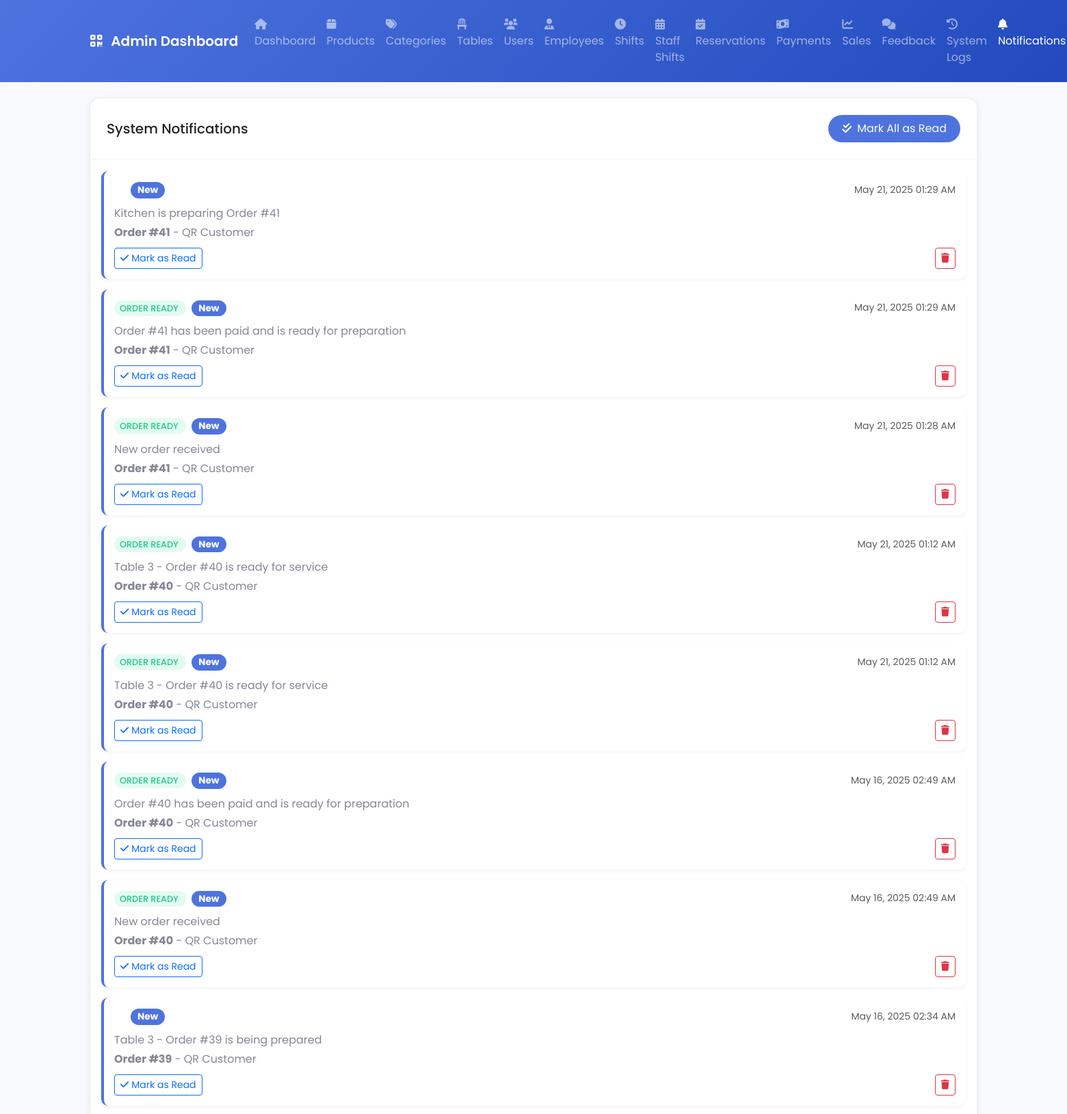
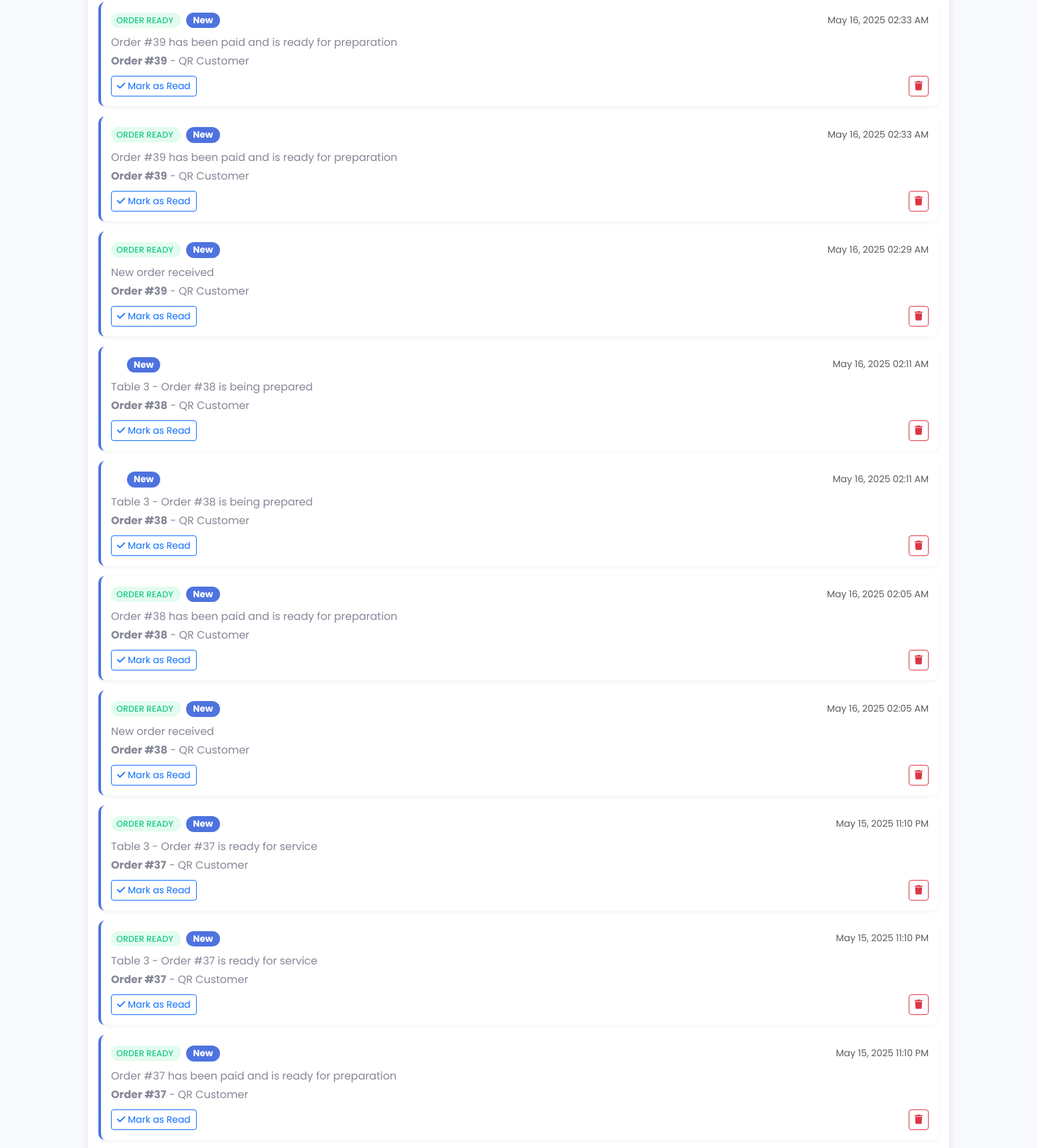
The page /admin/manage_notifications.php (signed in, upper part) on the database its author committed (2 pictures, top to bottom).
### tables this page shows
CREATE TABLE `notifications` (
  `notification_id` int(11) NOT NULL,
  `order_id` int(11) DEFAULT NULL,
  `message` text NOT NULL,
  `type` enum('ORDER_READY','TABLE_STATUS','PAYMENT') NOT NULL,
  `is_read` tinyint(1) DEFAULT 0,
  `created_at` timestamp NOT NULL DEFAULT current_timestamp()
);

CREATE TABLE `orders` (
  `order_id` int(11) NOT NULL,
  `table_id` int(11) DEFAULT NULL,
  `customer_id` int(11) DEFAULT NULL,
  `order_type` enum('QR','WALK_IN') NOT NULL,
  `status` enum('PENDING','PAID','COMPLETED') DEFAULT 'PENDING',
  `total_amount` decimal(10,2) NOT NULL,
  `created_at` timestamp NOT NULL DEFAULT current_timestamp(),
  `updated_at` timestamp NOT NULL DEFAULT current_timestamp() ON UPDATE current_timestamp(),
  `processed_by_id` int(11) DEFAULT NULL
);

CREATE TABLE `customers` (
  `customer_id` int(11) NOT NULL,
  `first_name` varchar(50) NOT NULL,
  `last_name` varchar(50) NOT NULL,
  `contact_number` varchar(20) DEFAULT NULL,
  `email` varchar(100) DEFAULT NULL,
  `created_at` timestamp NOT NULL DEFAULT current_timestamp()
);

### admin/manage_notifications.php (the view, shortened to what this page needs)
<?php
require_once '../config/database.php';
$query = "
    SELECT n.*, o.order_id, o.total_amount, o.status as order_status,
           t.table_number, c.first_name as customer_first_name, c.last_name as customer_last_name
    FROM notifications n
    LEFT JOIN orders o ON n.order_id = o.order_id
    LEFT JOIN tables t ON o.table_id = t.table_id
    LEFT JOIN customers c ON o.customer_id = c.customer_id
    ORDER BY n.created_at DESC
";
$stmt = $conn->query($query);
$notifications = $stmt->fetchAll(PDO::FETCH_ASSOC);
$stmt = $conn->query("SELECT COUNT(*) FROM notifications WHERE is_read = 0");
$unread_count = $stmt->fetchColumn();
?>
<!DOCTYPE html>
<html lang="en">
<head>
    <link href="https://cdn.jsdelivr.net/npm/bootstrap@5.3.0/dist/css/bootstrap.min.css" rel="stylesheet">
    <link href="https://cdnjs.cloudflare.com/ajax/libs/font-awesome/6.0.0/css/all.min.css" rel="stylesheet">
</head>
<body>
    <nav class="navbar navbar-expand-lg navbar-dark">
        <div class="container">
            <a class="navbar-brand" href="#">
                <i class="fas fa-qrcode me-2"></i>
                Admin Dashboard
            </a>
            <div class="collapse navbar-collapse" id="navbarNav">
                <ul class="navbar-nav ms-auto">
                    <li class="nav-item">
                        <a class="nav-link" href="dashboard.php">
                            <i class="fas fa-home me-2"></i>Dashboard
                        </a>
                    </li>
                    <li class="nav-item">
                        <a class="nav-link" href="manage_products.php">
                            <i class="fas fa-box me-2"></i>Products
                        </a>
                    </li>
                    <li class="nav-item">
                        <a class="nav-link" href="manage_categories.php">
                            <i class="fas fa-tags me-2"></i>Categories
                        </a>
                    </li>
                    <li class="nav-item">
                        <a class="nav-link" href="manage_tables.php">
                            <i class="fas fa-chair me-2"></i>Tables
                        </a>
                    </li>
                    <li class="nav-item">
                        <a class="nav-link" href="manage_users.php">
                            <i class="fas fa-users me-2"></i>Users
                        </a>
                    </li>
                    <li class="nav-item">
                        <a class="nav-link" href="manage_employees.php">
                            <i class="fas fa-user-tie me-2"></i>Employees
                        </a>
                    </li>
                    <li class="nav-item">
                        <a class="nav-link" href="manage_shifts.php">
                            <i class="fas fa-clock me-2"></i>Shifts
                        </a>
                    </li>
                    <li class="nav-item">
                        <a class="nav-link" href="manage_staff_shifts.php">
                            <i class="fas fa-calendar-alt me-2"></i>Staff Shifts
                        </a>
                    </li>
                    <li class="nav-item">
                        <a class="nav-link" href="manage_reservations.php">
                            <i class="fas fa-calendar-check me-2"></i>Reservations
                        </a>
                    </li>
                    <li class="nav-item">
                        <a class="nav-link" href="manage_payment_transactions.php">
                            <i class="fas fa-money-bill-wave me-2"></i>Payments
                        </a>
                    </li>
                    <li class="nav-item">
                        <a class="nav-link" href="manage_sales.php">
                            <i class="fas fa-chart-line me-2"></i>Sales
                        </a>
                    </li>
                    <li class="nav-item">
                        <a class="nav-link" href="manage_feedback.php">
                            <i class="fas fa-comments me-2"></i>Feedback
                        </a>
                    </li>
                    <li class="nav-item">
                        <a class="nav-link" href="manage_system_logs.php">
                            <i class="fas fa-history me-2"></i>System Logs
                        </a>
                    </li>
                    <li class="nav-item">
                        <a class="nav-link active" href="manage_notifications.php">
                            <i class="fas fa-bell me-2"></i>Notifications
                        </a>
                    </li>
                </ul>
            </div>
        </div>
    </nav>
    <div class="container mt-4">
        <div class="card">
            <div class="card-header d-flex justify-content-between align-items-center">
                <h5 class="mb-0">System Notifications</h5>
                <?php if ($unread_count > 0): ?>
                    <form method="POST" style="display: inline;">
                        <button type="submit" class="btn btn-primary">
                            <i class="fas fa-check-double me-2"></i>Mark All as Read
                        </button>
                    </form>
                <?php endif; ?>
            </div>
            <div class="card-body">
                <?php foreach ($notifications as $notification): ?>
                    <div class="notification-card <?php echo $notification['is_read'] ? '' : 'unread'; ?>">
                        <div class="notification-header">
                            <div>
                                <span class="notification-type type-<?php echo strtolower(str_replace('_', '-', $notification['type'])); ?>">
                                    <?php echo str_replace('_', ' ', $notification['type']); ?>
                                </span>
                                <?php if (!$notification['is_read']): ?>
                                    <span class="badge badge-unread ms-2">New</span>
                                <?php endif; ?>
                            </div>
                            <small class="text-muted">
                                <?php echo date('M d, Y h:i A', strtotime($notification['created_at'])); ?>
                            </small>
                        </div>
                        <div class="notification-content">
                            <p class="mb-1">
                                <?php echo htmlspecialchars($notification['message']); ?>
                            </p>
                            <?php if ($notification['order_id']): ?>
                                <p class="mb-0">
                                    <strong>Order #<?php echo $notification['order_id']; ?></strong>
                                    <?php if ($notification['customer_first_name'] && $notification['customer_last_name']): ?>
                                        - <?php echo htmlspecialchars($notification['customer_first_name'] . ' ' . $notification['customer_last_name']); ?>
                                    <?php endif; ?>
                                </p>
                            <?php endif; ?>
                        </div>
                        <div class="notification-footer">
                            <div>
                                <?php if (!$notification['is_read']): ?>
                                    <form method="POST" style="display: inline;">
                                        <button type="submit" class="btn btn-sm btn-outline-primary">
                                            <i class="fas fa-check me-1"></i>Mark as Read
                                        </button>
                                    </form>
                                <?php endif; ?>
                            </div>
                            <div>
                                <form method="POST" style="display: inline;" onsubmit="return confirm('Are you sure you want to delete this notification?');">
                                    <button type="submit" class="btn btn-sm btn-outline-danger">
                                        <i class="fas fa-trash"></i>
                                    </button>
                                </form>
                            </div>
                        </div>
                    </div>
                <?php endforeach; ?>
            </div>
        </div>
    </div>
</body>
</html>

### admin/manage_notifications.php (style rules this page uses)
:root { --primary-color: #4e73df; --secondary-color: #858796; --success-color: #1cc88a; }
body { font-family: 'Poppins', sans-serif; background-color: #f8f9fc; }
.navbar { background: linear-gradient(135deg, #4e73df, #224abe); padding: 1rem; }
.navbar-brand { font-weight: 600; color: white !important; }
.card { border: none; border-radius: 15px; box-shadow: 0 2px 10px rgba(0,0,0,0.1); }
.card-header { background: white; border-bottom: 2px solid #f8f9fc; padding: 1.5rem; border-radius: 15px 15px 0 0 !important; }
.btn-primary { background: var(--primary-color); border: none; padding: 8px 20px; border-radius: 25px; }
.notification-card { background: white; border-radius: 10px; padding: 15px; margin-bottom: 15px; box-shadow: 0 2px 5px rgba(0,0,0,0.05); transition: all 0.3s ease; }
.notification-card.unread { border-left: 4px solid var(--primary-color); }
.notification-header { display: flex; justify-content: space-between; align-items: center; margin-bottom: 10px; }
.notification-content { color: var(--secondary-color); margin-bottom: 10px; }
.notification-footer { display: flex; justify-content: space-between; align-items: center; font-size: 0.9rem; color: var(--secondary-color); }
.notification-type { padding: 3px 8px; border-radius: 15px; font-size: 0.8rem; font-weight: 500; }
.type-order-ready { background: #e3fcef; color: #1cc88a; }
.badge { padding: 5px 10px; border-radius: 15px; font-size: 0.85rem; }
.badge-unread { background: var(--primary-color); color: white; }

### rows shown on the page
notifications: is_read "New", created_at "May 21, 2025 01:29 AM", message "Kitchen is preparing Order #41", order.order_id "41", customers.first_name+last_name "QR Customer"
notifications: type "ORDER READY", is_read "New", created_at "May 21, 2025 01:29 AM", message "Order #41 has been paid and is ready for preparation", order.order_id "41", customers.first_name+last_name "QR Customer"
notifications: type "ORDER READY", is_read "New", created_at "May 21, 2025 01:28 AM", message "New order received", order.order_id "41", customers.first_name+last_name "QR Customer"
notifications: type "ORDER READY", is_read "New", created_at "May 21, 2025 01:12 AM", message "Table 3 - Order #40 is ready for service", order.order_id "40", customers.first_name+last_name "QR Customer"
notifications: type "ORDER READY", is_read "New", created_at "May 21, 2025 01:12 AM", message "Table 3 - Order #40 is ready for service", order.order_id "40", customers.first_name+last_name "QR Customer"
notifications: type "ORDER READY", is_read "New", created_at "May 16, 2025 02:49 AM", message "Order #40 has been paid and is ready for preparation", order.order_id "40", customers.first_name+last_name "QR Customer"
notifications: type "ORDER READY", is_read "New", created_at "May 16, 2025 02:49 AM", message "New order received", order.order_id "40", customers.first_name+last_name "QR Customer"
notifications: is_read "New", created_at "May 16, 2025 02:34 AM", message "Table 3 - Order #39 is being prepared", order.order_id "39", customers.first_name+last_name "QR Customer"
notifications: type "ORDER READY", is_read "New", created_at "May 16, 2025 02:33 AM", message "Order #39 has been paid and is ready for preparation", order.order_id "39", customers.first_name+last_name "QR Customer"
notifications: type "ORDER READY", is_read "New", created_at "May 16, 2025 02:33 AM", message "Order #39 has been paid and is ready for preparation", order.order_id "39", customers.first_name+last_name "QR Customer"
notifications: type "ORDER READY", is_read "New", created_at "May 16, 2025 02:29 AM", message "New order received", order.order_id "39", customers.first_name+last_name "QR Customer"
notifications: is_read "New", created_at "May 16, 2025 02:11 AM", message "Table 3 - Order #38 is being prepared", order.order_id "38", customers.first_name+last_name "QR Customer"
notifications: is_read "New", created_at "May 16, 2025 02:11 AM", message "Table 3 - Order #38 is being prepared", order.order_id "38", customers.first_name+last_name "QR Customer"
notifications: type "ORDER READY", is_read "New", created_at "May 16, 2025 02:05 AM", message "Order #38 has been paid and is ready for preparation", order.order_id "38", customers.first_name+last_name "QR Customer"
notifications: type "ORDER READY", is_read "New", created_at "May 16, 2025 02:05 AM", message "New order received", order.order_id "38", customers.first_name+last_name "QR Customer"
notifications: type "ORDER READY", is_read "New", created_at "May 15, 2025 11:10 PM", message "Table 3 - Order #37 is ready for service", order.order_id "37", customers.first_name+last_name "QR Customer"
notifications: type "ORDER READY", is_read "New", created_at "May 15, 2025 11:10 PM", message "Table 3 - Order #37 is ready for service", order.order_id "37", customers.first_name+last_name "QR Customer"
notifications: type "ORDER READY", is_read "New", created_at "May 15, 2025 11:10 PM", message "Order #37 has been paid and is ready for preparation", order.order_id "37", customers.first_name+last_name "QR Customer"
